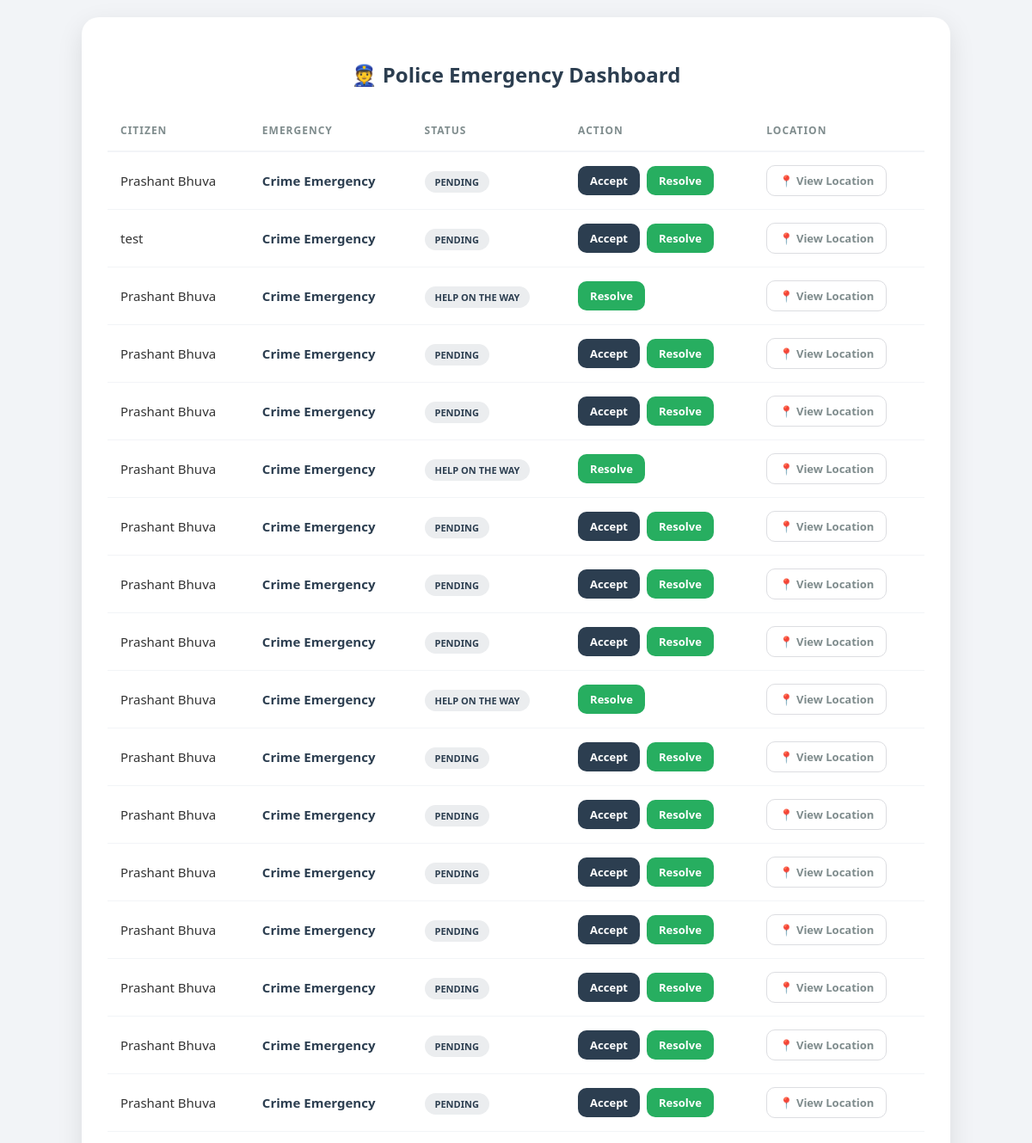
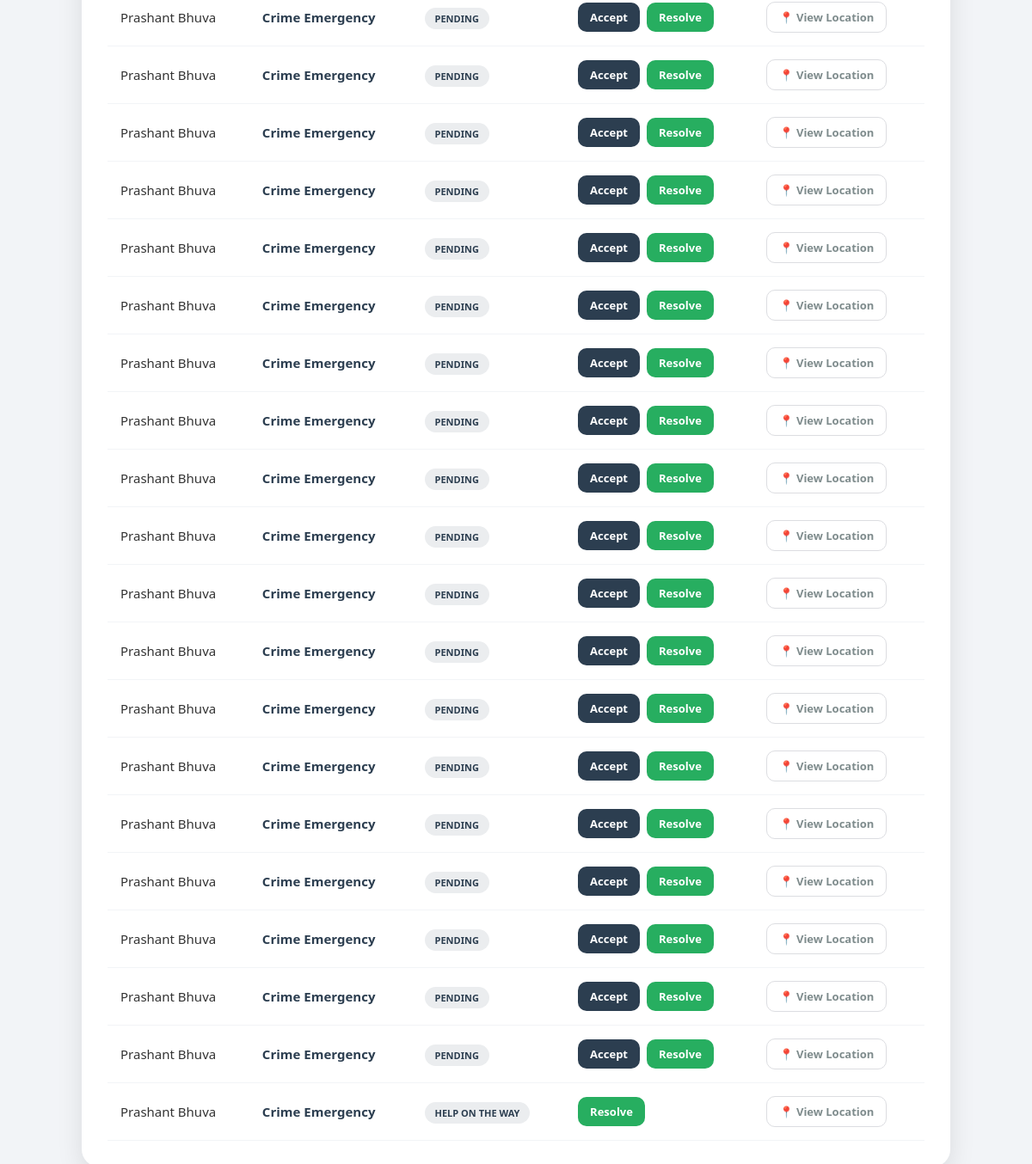
/police-dashboard/, run on the app's committed database (2 pictures, top to bottom).
### users/models.py (models this page shows, shortened)
class Emergency(models.Model):
    citizen = models.ForeignKey(Citizen, on_delete=models.CASCADE)
    EMERGENCY_TYPES = [
        ('medical', 'Medical Emergency'),
        ('accident', 'Road Accident'),
        ('fire', 'Fire Emergency'),
        ('crime', 'Crime Emergency'),
        ('disaster', 'Natural Disaster'),
    ]
    emergency_type = models.CharField(max_length=50, choices=EMERGENCY_TYPES)
    STATUS_TYPES = [
    ('Pending','Pending'),
    ('Approved','Approved'),
    ('Help On The Way','Help On The Way'),
    ('Resolved','Resolved'),
]
    status = models.CharField(max_length=50, choices=STATUS_TYPES, default="Pending")
    latitude = models.FloatField()
    longitude = models.FloatField()
    status = models.CharField(max_length=50, default="Pending")  # Pending, Approved, Completed
    priority = models.CharField(max_length=50)
    approved = models.BooleanField(default=False)  # Admin approval
    created_at = models.DateTimeField(auto_now_add=True)

class Citizen(models.Model):
    name = models.CharField(max_length=100)
    email = models.EmailField()
    phone = models.CharField(max_length=15)
    address = models.TextField()
    trusted_contact1_email = models.EmailField(blank=True)
    trusted_contact1_phone = models.CharField(max_length=15, blank=True)
    trusted_contact2_email = models.EmailField(blank=True)
    trusted_contact2_phone = models.CharField(max_length=15, blank=True)
    blood_group = models.CharField(max_length=10, blank=True)
    medical_issue = models.TextField(blank=True)
    is_admin = models.BooleanField(default=False)

### users/views.py (the view)
# urls.py: path("police-dashboard/", views.police_dashboard, name="police_dashboard"),
def police_dashboard(request):
    emergencies = Emergency.objects.filter(
        emergency_type='crime'
    ).order_by('-created_at')
    return render(request, "police_dashboard.html", {"emergencies": emergencies})

### templates/police_dashboard.html (shortened to what this page needs)
<!DOCTYPE html>
<html lang="en">
<head>
</head>
<body>
<div class="dashboard-container">
    <h2>👮 Police Emergency Dashboard</h2>
    <table id="emergencyTable">
        <thead>
            <tr>
                <th>Citizen</th>
                <th>Emergency</th>
                <th>Status</th>
                <th>Action</th>
                <th>Location</th>
            </tr>
        </thead>
        <tbody>
            {% for e in emergencies %}
            <tr>
                <td>{{ e.citizen.name }}</td>
                <td class="crime-text">{{ e.get_emergency_type_display }}</td>
                <td><span class="status-badge">{{ e.status }}</span></td>
                <td>
                    <div class="btn-group">
                        {% if e.status|lower == "pending" %}
                        <a href="{% url 'accept_emergency' e.id 'police' %}"><button class="btn-accept">Accept</button></a>
                        {% endif %}
                        <a href="{% url 'resolve_emergency' e.id %}"><button class="btn-resolve">Resolve</button></a>
                    </div>
                </td>
                <td>
                    <a target="_blank" href="https://www.google.com/maps?q={{ e.latitude }},{{ e.longitude }}" class="location-link">
                        📍 View Location
                    </a>
                </td>
            </tr>
            {% empty %}
            <tr>
                <td colspan="5" style="text-align: center;">No active emergencies reported.</td>
            </tr>
            {% endfor %}
        </tbody>
    </table>
</div>
</body>
</html>

### templates/police_dashboard.html (style rules this page uses)
body { background-color: #f2f4f7; font-family: "Segoe UI", Tahoma, Geneva, Verdana, sans-serif; display: flex; justify-content: center; align-items: center; min-height: 100vh; margin: 0; padding: 20px; }
.dashboard-container { background: #ffffff; padding: 30px; border-radius: 20px; box-shadow: 0 10px 30px rgba(0, 0, 0, 0.1); width: 100%; max-width: 950px; text-align: center; }
h2 { font-size: 24px; color: #2c3e50; margin-bottom: 25px; display: flex; align-items: center; justify-content: center; gap: 10px; }
table { width: 100%; border-collapse: collapse; text-align: left; }
th { color: #7f8c8d; font-size: 12px; text-transform: uppercase; letter-spacing: 1px; padding: 15px; border-bottom: 2px solid #f2f4f7; }
td { padding: 15px; border-bottom: 1px solid #f2f4f7; font-size: 15px; color: #333; }
.crime-text { font-weight: bold; color: #2c3e50; }
.status-badge { padding: 5px 12px; border-radius: 20px; font-size: 11px; font-weight: 800; background: #ebedef; color: #2c3e50; text-transform: uppercase; }
.btn-group { display: flex; gap: 8px; }
button, .location-link { all: unset; cursor: pointer; padding: 8px 14px; border-radius: 10px; font-size: 13px; font-weight: bold; text-align: center; transition: transform 0.1s, filter 0.2s; display: inline-block; }
.btn-accept { background: #2c3e50; color: white; }
.btn-resolve { background: #27ae60; color: white; }
.location-link { background: #ffffff; border: 1px solid #dcdde1; color: #7f8c8d; text-decoration: none; }

### data on the page
Emergency: citizen.name "Prashant Bhuva", emergency_type "Crime Emergency", status "PENDING", shows "Accept"
Emergency: citizen.name "test", emergency_type "Crime Emergency", status "PENDING", shows "Accept"
Emergency: citizen.name "Prashant Bhuva", emergency_type "Crime Emergency", status "HELP ON THE WAY"
Emergency: citizen.name "Prashant Bhuva", emergency_type "Crime Emergency", status "PENDING", shows "Accept"
Emergency: citizen.name "Prashant Bhuva", emergency_type "Crime Emergency", status "PENDING", shows "Accept"
Emergency: citizen.name "Prashant Bhuva", emergency_type "Crime Emergency", status "HELP ON THE WAY"
Emergency: citizen.name "Prashant Bhuva", emergency_type "Crime Emergency", status "PENDING", shows "Accept"
Emergency: citizen.name "Prashant Bhuva", emergency_type "Crime Emergency", status "PENDING", shows "Accept"
Emergency: citizen.name "Prashant Bhuva", emergency_type "Crime Emergency", status "PENDING", shows "Accept"
Emergency: citizen.name "Prashant Bhuva", emergency_type "Crime Emergency", status "HELP ON THE WAY"
Emergency: citizen.name "Prashant Bhuva", emergency_type "Crime Emergency", status "PENDING", shows "Accept"
Emergency: citizen.name "Prashant Bhuva", emergency_type "Crime Emergency", status "PENDING", shows "Accept"
Emergency: citizen.name "Prashant Bhuva", emergency_type "Crime Emergency", status "PENDING", shows "Accept"
Emergency: citizen.name "Prashant Bhuva", emergency_type "Crime Emergency", status "PENDING", shows "Accept"
Emergency: citizen.name "Prashant Bhuva", emergency_type "Crime Emergency", status "PENDING", shows "Accept"
Emergency: citizen.name "Prashant Bhuva", emergency_type "Crime Emergency", status "PENDING", shows "Accept"
Emergency: citizen.name "Prashant Bhuva", emergency_type "Crime Emergency", status "PENDING", shows "Accept"
Emergency: citizen.name "Prashant Bhuva", emergency_type "Crime Emergency", status "PENDING", shows "Accept"
Emergency: citizen.name "Prashant Bhuva", emergency_type "Crime Emergency", status "PENDING", shows "Accept"
Emergency: citizen.name "Prashant Bhuva", emergency_type "Crime Emergency", status "PENDING", shows "Accept"
Emergency: citizen.name "Prashant Bhuva", emergency_type "Crime Emergency", status "PENDING", shows "Accept"
Emergency: citizen.name "Prashant Bhuva", emergency_type "Crime Emergency", status "PENDING", shows "Accept"
Emergency: citizen.name "Prashant Bhuva", emergency_type "Crime Emergency", status "PENDING", shows "Accept"
Emergency: citizen.name "Prashant Bhuva", emergency_type "Crime Emergency", status "PENDING", shows "Accept"
Emergency: citizen.name "Prashant Bhuva", emergency_type "Crime Emergency", status "PENDING", shows "Accept"
Emergency: citizen.name "Prashant Bhuva", emergency_type "Crime Emergency", status "PENDING", shows "Accept"
Emergency: citizen.name "Prashant Bhuva", emergency_type "Crime Emergency", status "PENDING", shows "Accept"
Emergency: citizen.name "Prashant Bhuva", emergency_type "Crime Emergency", status "PENDING", shows "Accept"
Emergency: citizen.name "Prashant Bhuva", emergency_type "Crime Emergency", status "PENDING", shows "Accept"
Emergency: citizen.name "Prashant Bhuva", emergency_type "Crime Emergency", status "PENDING", shows "Accept"
Emergency: citizen.name "Prashant Bhuva", emergency_type "Crime Emergency", status "PENDING", shows "Accept"
Emergency: citizen.name "Prashant Bhuva", emergency_type "Crime Emergency", status "PENDING", shows "Accept"
Emergency: citizen.name "Prashant Bhuva", emergency_type "Crime Emergency", status "PENDING", shows "Accept"
Emergency: citizen.name "Prashant Bhuva", emergency_type "Crime Emergency", status "PENDING", shows "Accept"
Emergency: citizen.name "Prashant Bhuva", emergency_type "Crime Emergency", status "PENDING", shows "Accept"
Emergency: citizen.name "Prashant Bhuva", emergency_type "Crime Emergency", status "PENDING", shows "Accept"
Emergency: citizen.name "Prashant Bhuva", emergency_type "Crime Emergency", status "HELP ON THE WAY"
